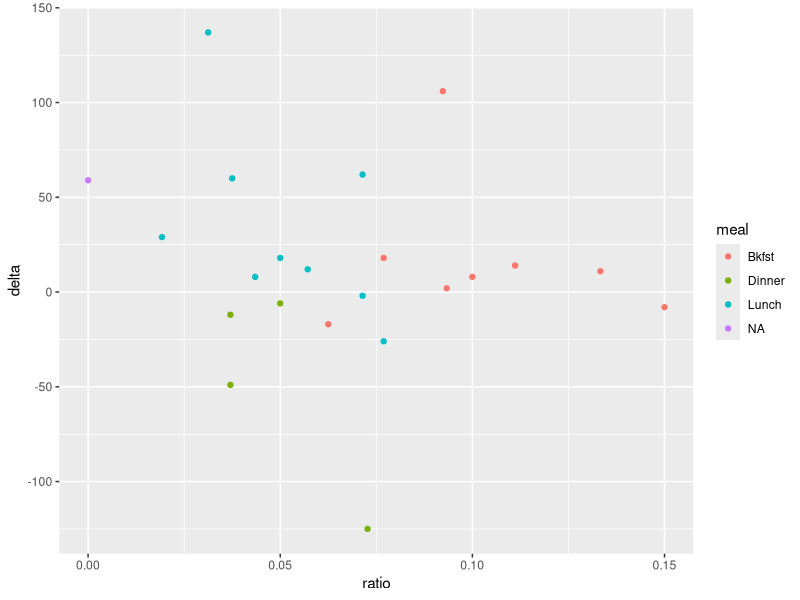

Write the R code that produced this figure.
rm(list = ls())
data <- read.csv("sugar.csv", header = TRUE, na.strings = "<NA>")
head(data)
data$date <- as.Date(data$date)
numeric_cols <- c("gbef", "carb", "ins", "gaft")
data[numeric_cols] <- sapply(data[numeric_cols], function(x) as.numeric(as.character(x)))

head(data)

data$delta <- with(data, gaft - gbef)
data$ratio <- with(data, ins / carb)

library(tidyverse)
ggplot(data[grep("03-20", data$date),], aes(x = ratio, y = delta, color = meal)) + geom_point()
